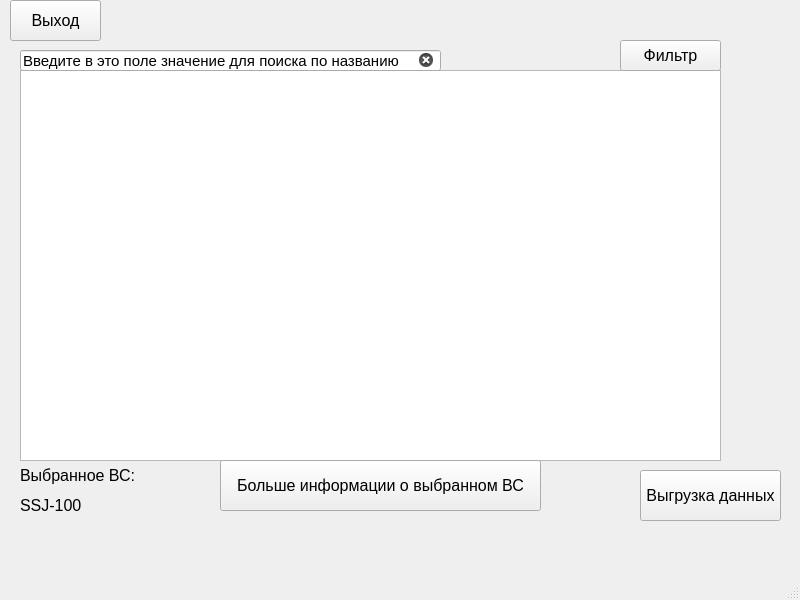
<?xml version="1.0" encoding="UTF-8"?>
<ui version="4.0">
 <class>MainWindow</class>
 <widget class="QMainWindow" name="MainWindow">
  <property name="geometry">
   <rect>
    <x>0</x>
    <y>0</y>
    <width>800</width>
    <height>600</height>
   </rect>
  </property>
  <property name="windowTitle">
   <string>MainWindow</string>
  </property>
  <widget class="QWidget" name="centralwidget">
   <widget class="QTableWidget" name="tableWidget">
    <property name="geometry">
     <rect>
      <x>20</x>
      <y>70</y>
      <width>701</width>
      <height>391</height>
     </rect>
    </property>
    <property name="sortingEnabled">
     <bool>true</bool>
    </property>
   </widget>
   <widget class="QPushButton" name="pushButton_4">
    <property name="geometry">
     <rect>
      <x>220</x>
      <y>460</y>
      <width>321</width>
      <height>51</height>
     </rect>
    </property>
    <property name="font">
     <font>
      <pointsize>12</pointsize>
     </font>
    </property>
    <property name="text">
     <string>Больше информации о выбранном ВС</string>
    </property>
   </widget>
   <widget class="QLabel" name="label">
    <property name="geometry">
     <rect>
      <x>20</x>
      <y>460</y>
      <width>121</width>
      <height>31</height>
     </rect>
    </property>
    <property name="font">
     <font>
      <pointsize>12</pointsize>
     </font>
    </property>
    <property name="text">
     <string>Выбранное ВС:</string>
    </property>
   </widget>
   <widget class="QPushButton" name="pushButton_3">
    <property name="geometry">
     <rect>
      <x>620</x>
      <y>40</y>
      <width>101</width>
      <height>31</height>
     </rect>
    </property>
    <property name="font">
     <font>
      <pointsize>12</pointsize>
     </font>
    </property>
    <property name="text">
     <string>Фильтр</string>
    </property>
   </widget>
   <widget class="QPushButton" name="pushButton_2">
    <property name="geometry">
     <rect>
      <x>640</x>
      <y>470</y>
      <width>141</width>
      <height>51</height>
     </rect>
    </property>
    <property name="font">
     <font>
      <pointsize>12</pointsize>
     </font>
    </property>
    <property name="text">
     <string>Выгрузка данных</string>
    </property>
   </widget>
   <widget class="QPushButton" name="pushButton">
    <property name="geometry">
     <rect>
      <x>10</x>
      <y>0</y>
      <width>91</width>
      <height>41</height>
     </rect>
    </property>
    <property name="font">
     <font>
      <pointsize>12</pointsize>
     </font>
    </property>
    <property name="text">
     <string>Выход</string>
    </property>
    <property name="autoDefault">
     <bool>false</bool>
    </property>
   </widget>
   <widget class="QLabel" name="label_2">
    <property name="geometry">
     <rect>
      <x>20</x>
      <y>490</y>
      <width>121</width>
      <height>31</height>
     </rect>
    </property>
    <property name="font">
     <font>
      <pointsize>12</pointsize>
     </font>
    </property>
    <property name="text">
     <string>SSJ-100</string>
    </property>
   </widget>
   <widget class="QLineEdit" name="lineEdit">
    <property name="geometry">
     <rect>
      <x>20</x>
      <y>50</y>
      <width>421</width>
      <height>21</height>
     </rect>
    </property>
    <property name="font">
     <font>
      <pointsize>11</pointsize>
     </font>
    </property>
    <property name="inputMethodHints">
     <set>Qt::ImhNone</set>
    </property>
    <property name="inputMask">
     <string/>
    </property>
    <property name="text">
     <string>Введите в это поле значение для поиска по названию</string>
    </property>
    <property name="clearButtonEnabled">
     <bool>true</bool>
    </property>
   </widget>
  </widget>
  <widget class="QMenuBar" name="menubar">
   <property name="geometry">
    <rect>
     <x>0</x>
     <y>0</y>
     <width>800</width>
     <height>21</height>
    </rect>
   </property>
  </widget>
  <widget class="QStatusBar" name="statusbar"/>
 </widget>
 <resources/>
 <connections/>
</ui>
